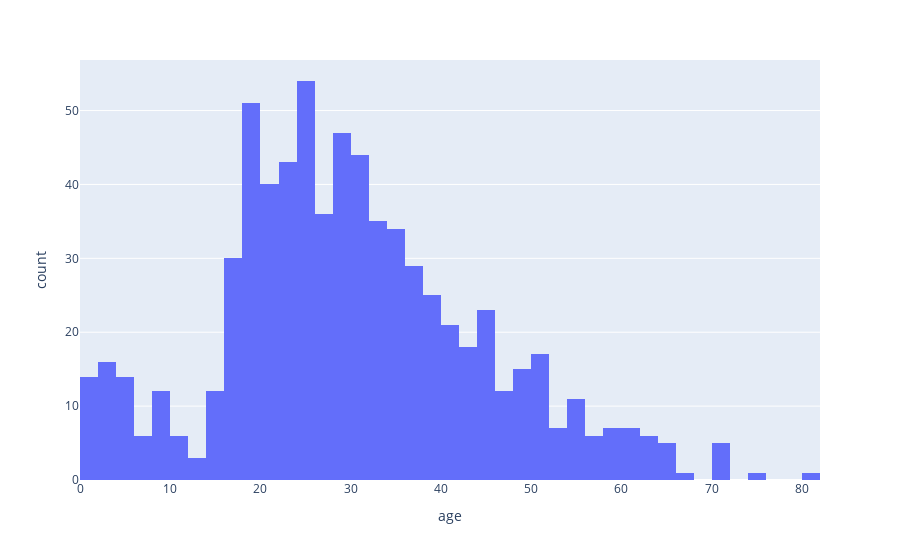

Write notebook code for a chart like this one.
### Code cell
### Binning
px.histogram(titanic, x="age") ## Modus lässt sich leicht ablesen

### Figure 1 — Plotly figure (JSON) as saved in the notebook; plotly's stock layout.template omitted (floating-point values rounded to 4 significant figures; data arrays with more than 128 entries replaced by an {"elided": "..."} marker saying what was removed)
{"data": [{"alignmentgroup": "True", "bingroup": "x", "hovertemplate": "age=%{x}<br>count=%{y}<extra></extra>", "legendgroup": "", "marker": {"color": "#636efa"}, "name": "", "offsetgroup": "", "orientation": "v", "showlegend": false, "type": "histogram", "x": {"elided": "891 float values"}, "xaxis": "x", "yaxis": "y"}], "layout": {"barmode": "relative", "legend": {"tracegroupgap": 0}, "margin": {"t": 60}, "xaxis": {"anchor": "y", "domain": [0, 1], "title": {"text": "age"}}, "yaxis": {"anchor": "x", "domain": [0, 1], "title": {"text": "count"}}}}
